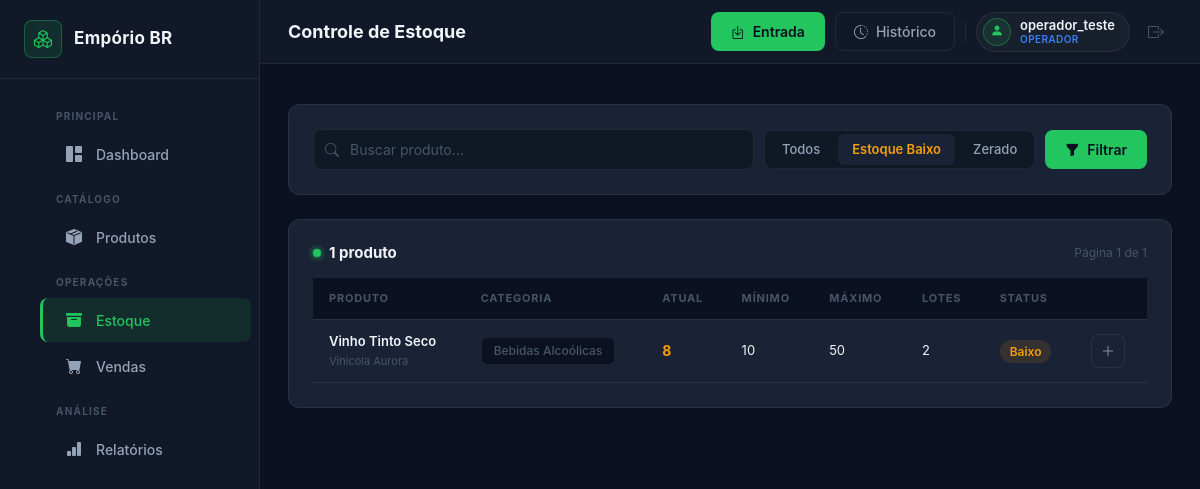
Page /estoque?q=&filtro=baixo (signed in) on the committed database.
### app/models/models.py (models this page shows, shortened)
class Usuario(UserMixin, db.Model):
    __tablename__ = 'usuarios'
    id = db.Column(db.Integer, primary_key=True)
    nome = db.Column(db.String(100), nullable=False)
    senha_hash = db.Column(db.String(255), nullable=False)
    perfil = db.Column(db.String(20), nullable=False, default='operador')  # 'admin' ou 'operador'
    ativo = db.Column(db.Boolean, default=True)
    movimentacoes = db.relationship('Movimentacao', backref='usuario', lazy='dynamic')
    vendas = db.relationship('Venda', backref='usuario', lazy='dynamic')
    @property
    def is_admin(self):
        return self.perfil == 'admin'

class Produto(db.Model):
    __tablename__ = 'produtos'
    id = db.Column(db.Integer, primary_key=True)
    nome = db.Column(db.String(150), nullable=False)
    categoria_id = db.Column(db.Integer, db.ForeignKey('categorias.id'), nullable=False)
    fabricante = db.Column(db.String(100))
    volume = db.Column(db.String(30))
    peso = db.Column(db.String(30))
    codigo_barras = db.Column(db.String(50), unique=True)
    margem_lucro = db.Column(db.Float, nullable=False, default=30.0)
    preco_custo = db.Column(db.Float, nullable=False, default=0.0)
    preco_venda = db.Column(db.Float, nullable=False, default=0.0)
    estoque_minimo = db.Column(db.Integer, nullable=False, default=5)
    estoque_maximo = db.Column(db.Integer, nullable=False, default=100)
    ativo = db.Column(db.Boolean, default=True)
    lotes = db.relationship('Lote', backref='produto', lazy='dynamic')
    movimentacoes = db.relationship('Movimentacao', backref='produto', lazy='dynamic')
    @property
    def estoque_atual(self):
        total = 0
        for lote in self.lotes:
            total += lote.quantidade
        return total

class Categoria(db.Model):
    __tablename__ = 'categorias'
    id = db.Column(db.Integer, primary_key=True)
    nome = db.Column(db.String(80), nullable=False, unique=True)
    ativo = db.Column(db.Boolean, default=True)
    produtos = db.relationship('Produto', backref='categoria', lazy='dynamic')

### app/routes/estoque.py (the view)
@estoque_bp.route('/estoque')
@login_required
def visao_geral():
    busca = request.args.get('q', '').strip()
    filtro = request.args.get('filtro', 'todos')  # 'todos', 'baixo', 'zerado'
    pagina = request.args.get('pagina', 1, type=int)
    query = Produto.query.filter_by(ativo=True)
    if busca:
        query = query.filter(Produto.nome.ilike(f'%{busca}%'))
    produtos = query.order_by(Produto.nome).all()
    if filtro == 'baixo':
        produtos = [p for p in produtos if 0 < p.estoque_atual <= p.estoque_minimo]
    elif filtro == 'zerado':
        produtos = [p for p in produtos if p.estoque_atual == 0]
    total = len(produtos)
    inicio = (pagina - 1) * POR_PAGINA
    fim = inicio + POR_PAGINA
    itens = produtos[inicio:fim]
    total_paginas = max(1, -(-total // POR_PAGINA))
    return render_template(
        'estoque/visao_geral.html',
        produtos=itens,
        total=total,
        pagina=pagina,
        total_paginas=total_paginas,
        busca=busca,
        filtro=filtro,
    )

### app/models/models.py (called while the page is built)
@login_manager.user_loader
def load_user(user_id):
    return Usuario.query.get(int(user_id))

### app/templates/estoque/visao_geral.html (shortened to what this page needs)
{% extends 'base.html' %}
{% block page_title %}Controle de Estoque{% endblock %}
{% block topbar_actions %}
  <a href="{{ url_for('estoque.entrada') }}" class="btn-accent">
    <i class="bi bi-box-arrow-in-down"></i> Entrada
  </a>
  <a href="{{ url_for('estoque.movimentacoes') }}" class="btn-outline">
    <i class="bi bi-clock-history"></i> Histórico
  </a>
{% endblock %}
{% block content %}
<div class="card-dark mb-4">
  <form method="GET" action="{{ url_for('estoque.visao_geral') }}" class="filter-row">
    <div class="filter-input">
      <input type="text" name="q" value="{{ busca }}"
             placeholder="Buscar produto..." class="filter-control">
    </div>
    <div class="filter-tabs">
      <a href="{{ url_for('estoque.visao_geral', q=busca, filtro='todos') }}"
         class="filter-tab {{ 'active' if filtro == 'todos' }}">Todos</a>
      <a href="{{ url_for('estoque.visao_geral', q=busca, filtro='baixo') }}"
         class="filter-tab filter-tab-yellow {{ 'active' if filtro == 'baixo' }}">Estoque Baixo</a>
      <a href="{{ url_for('estoque.visao_geral', q=busca, filtro='zerado') }}"
         class="filter-tab filter-tab-red {{ 'active' if filtro == 'zerado' }}">Zerado</a>
    </div>
    <button type="submit" class="btn-accent">
      <i class="bi bi-funnel-fill"></i> Filtrar
    </button>
  </form>
</div>
<div class="card-dark">
  <div class="section-header mb-3">
    <div class="section-title-group">
      <span class="section-dot dot-green"></span>
      <h5 class="section-title">{{ total }} produto{{ 's' if total != 1 }}</h5>
    </div>
    <span class="text-muted-sm">Página {{ pagina }} de {{ total_paginas }}</span>
  </div>
  {% if produtos %}
    <div class="table-scroll">
      <table class="table-dark-custom">
        <thead>
          <tr>
            <th>Produto</th>
            <th>Categoria</th>
            <th>Atual</th>
            <th>Mínimo</th>
            <th>Máximo</th>
            <th>Lotes</th>
            <th>Status</th>
            <th></th>
          </tr>
        </thead>
        <tbody>
          {% for p in produtos %}
          {% set est = p.estoque_atual %}
          <tr>
            <td>
              <span class="product-name">{{ p.nome }}</span>
              {% if p.fabricante %}<span class="product-brand">{{ p.fabricante }}</span>{% endif %}
            </td>
            <td><span class="badge-gray">{{ p.categoria.nome }}</span></td>
            <td>
              {% if est == 0 %}
                <strong class="value-danger">0</strong>
              {% elif est <= p.estoque_minimo %}
                <strong class="value-warning">{{ est }}</strong>
              {% else %}
                <strong class="value-ok">{{ est }}</strong>
              {% endif %}
            </td>
            <td class="text-muted-col">{{ p.estoque_minimo }}</td>
            <td class="text-muted-col">{{ p.estoque_maximo }}</td>
            <td class="text-muted-col">
              {{ p.lotes.filter_by().count() }}
            </td>
            <td>
              {% if est == 0 %}
                <span class="badge-red">Zerado</span>
              {% elif est <= p.estoque_minimo %}
                <span class="badge-yellow">Baixo</span>
              {% elif est >= p.estoque_maximo %}
                <span class="badge-blue">Máximo</span>
              {% else %}
                <span class="badge-green">Normal</span>
              {% endif %}
            </td>
            <td>
              <a href="{{ url_for('estoque.entrada', produto_id=p.id) }}"
                 class="btn-icon" title="Registrar entrada">
                <i class="bi bi-plus-lg"></i>
              </a>
            </td>
          </tr>
          {% endfor %}
        </tbody>
      </table>
    </div>
  {% else %}
    <div class="empty-state">
      <i class="bi bi-archive empty-icon-green"></i>
      <p>Nenhum produto encontrado com os filtros aplicados.</p>
    </div>
  {% endif %}
</div>
{% endblock %}

### app/templates/base.html (shortened to what this page needs)
<!DOCTYPE html>
<html lang="pt-BR">
<head>
  <link href="https://cdn.jsdelivr.net/npm/bootstrap@5.3.3/dist/css/bootstrap.min.css" rel="stylesheet">
  <link href="https://cdn.jsdelivr.net/npm/bootstrap-icons@1.11.3/font/bootstrap-icons.min.css" rel="stylesheet">
  <link href="{{ url_for('static', filename='css/styles.css') }}" rel="stylesheet">
</head>
<body>
<div class="layout-wrapper">
  <aside class="sidebar" id="sidebar">
    <div class="sidebar-brand">
      <span class="brand-icon"><i class="bi bi-boxes"></i></span>
      <span class="brand-name">Empório BR</span>
    </div>
    <nav class="sidebar-nav">
      <ul>
        <li class="nav-label">Principal</li>
        <li>
          <a href="{{ url_for('main.dashboard') }}"
             class="{{ 'active' if request.endpoint == 'main.dashboard' }}">
            <i class="bi bi-grid-1x2-fill"></i>
            <span>Dashboard</span>
          </a>
        </li>
        <li class="nav-label">Catálogo</li>
        <li>
          <a href="{{ url_for('produtos.lista_produtos') }}"
             class="{{ 'active' if request.endpoint and request.endpoint.startswith('produtos.') }}">
            <i class="bi bi-box-seam-fill"></i>
            <span>Produtos</span>
          </a>
        </li>
        <li class="nav-label">Operações</li>
        <li>
          <a href="{{ url_for('estoque.visao_geral') }}"
             class="{{ 'active' if request.endpoint and request.endpoint.startswith('estoque.') }}">
            <i class="bi bi-archive-fill"></i>
            <span>Estoque</span>
          </a>
        </li>
        <li>
          <a href="{{ url_for('vendas.nova_venda') }}"
             class="{{ 'active' if request.endpoint and request.endpoint.startswith('vendas.') }}">
            <i class="bi bi-cart-fill"></i>
            <span>Vendas</span>
          </a>
        </li>
        <li class="nav-label">Análise</li>
        <li>
          <a href="{{ url_for('relatorios.relatorio_estoque') }}"
             class="{{ 'active' if request.endpoint and request.endpoint.startswith('relatorios.') }}">
            <i class="bi bi-bar-chart-fill"></i>
            <span>Relatórios</span>
          </a>
        </li>
      </ul>
    </nav>
  </aside>
  <div class="main-content">
    <header class="topbar">
      <h1 class="page-title">{% block page_title %}{% endblock %}</h1>
      <div class="topbar-right">
        {% block topbar_actions %}{% endblock %}
        <div class="topbar-user">
          <div class="topbar-avatar"><i class="bi bi-person-fill"></i></div>
          <div class="topbar-user-info">
            <span class="topbar-user-name">{{ current_user.nome }}</span>
            <span class="topbar-user-role" style="{{ '' if current_user.is_admin else 'color:var(--info);' }}">
              {{ 'Admin' if current_user.is_admin else 'Operador' }}
            </span>
          </div>
        </div>
        <a href="{{ url_for('auth.logout') }}" class="btn-logout" title="Sair">
          <i class="bi bi-box-arrow-right"></i>
        </a>
      </div>
    </header>
    <div class="flash-container">
    </div>
    <main class="page-body">
      {% block content %}{% endblock %}
    </main>
  </div>
</div>
</body>
</html>

### rows in the picture
Usuario: nome "operador_teste", perfil "OPERADOR"
Produto: nome "Vinho Tinto Seco", fabricante "Vinícola Aurora", categoria.nome "Bebidas Alcoólicas", est "8", estoque_minimo "10", estoque_maximo "50", lotes.filter_by "2", shows "Baixo"

### other values in the picture
{{ total }} "1"
{{ pagina }} "1"
{{ total_paginas }} "1"
